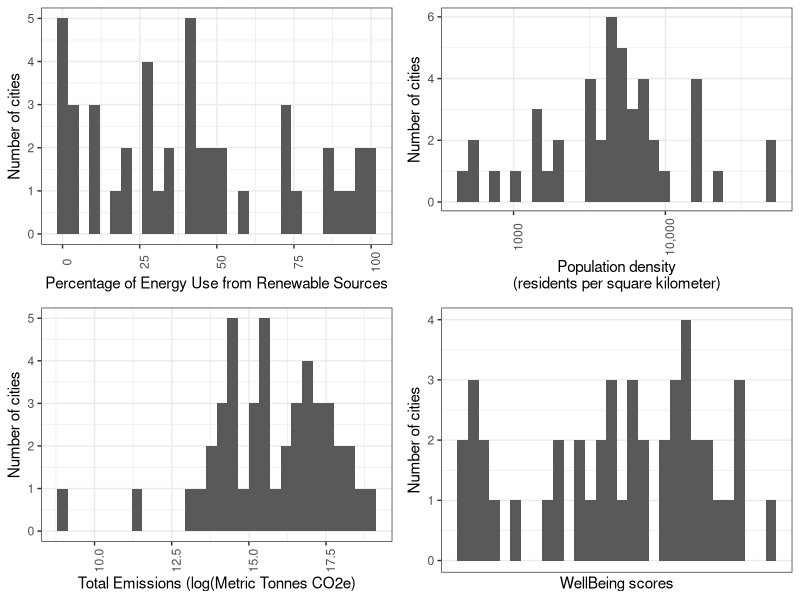
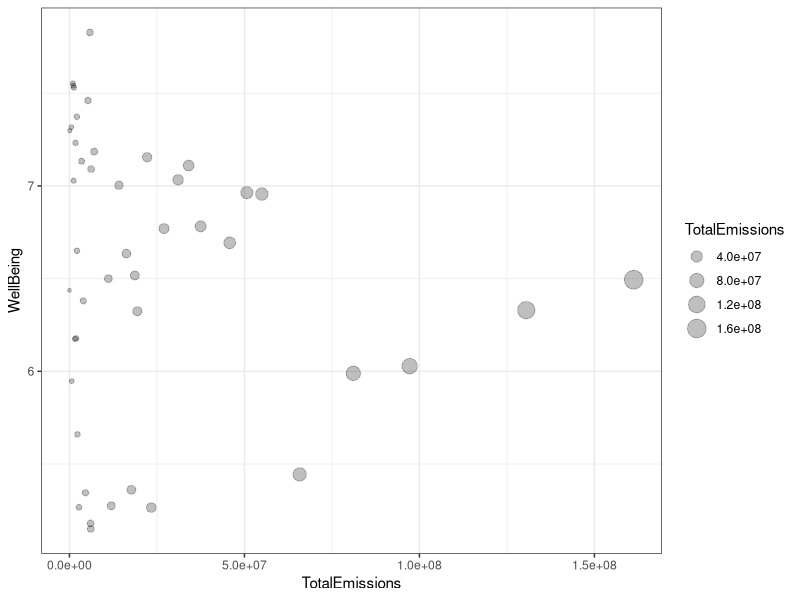
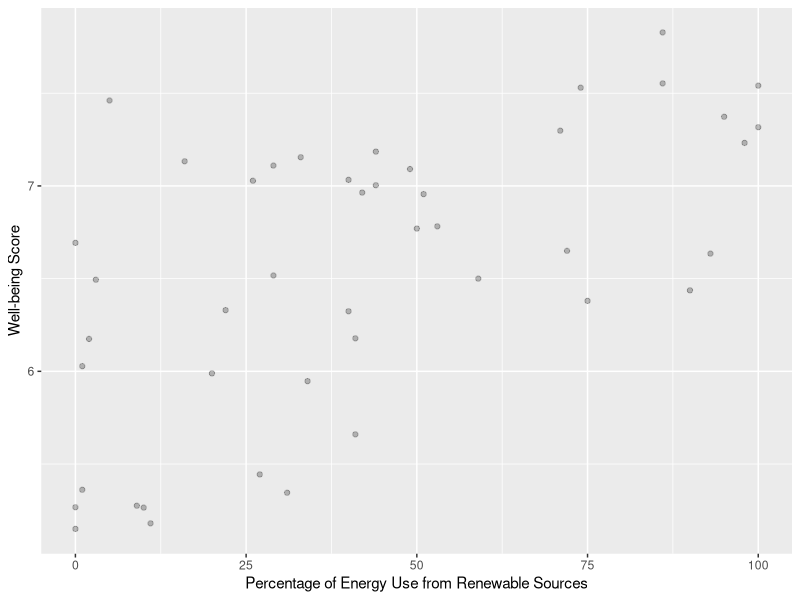

Recreate these plots in R, in order.
## ---- chunk 1
knitr::opts_chunk$set(warning = FALSE, message = FALSE, echo = TRUE)
## ---- chunk 2
library(tidyverse)
library(sf)
library(knitr)
library(readxl)
library(gridExtra)
## ---- chunk 3
main <- st_read("values_variablesonly.xlsx")
total <- st_read("combinedmain_valuesonlyr.csv")
## ---- chunk 4
kable(head(total))
## ---- chunk 5
kable(head(main))
## ---- chunk 6
data <- read_xlsx(path = "values_variablesonly.xlsx", 
                      sheet = "Sheet1") %>%
  mutate(log_emissions = log(TotalEmissions))
energy_t_test <- t.test(data$PercentRenew)
dens_t_test <- t.test(data$PopulationDensity)
emission_t_test <- t.test(data$TotalEmissions)
wellbeing_t_test <- t.test(data$WellBeing)
## ---- chunk 7

energy_quartiles <- quantile(data$PercentRenew, na.rm = TRUE)
dens_quartiles <- quantile(data$PopulationDensity, na.rm = TRUE)
emission_quartiles <- quantile(data$TotalEmissions, na.rm = TRUE)
wellbeing_quartiles <- quantile(data$WellBeing, na.rm = TRUE)

energy_dev <- sd(data$PercentRenew, na.rm = TRUE)
dens_dev <- sd(data$PopulationDensity, na.rm = TRUE)
emission_dev <- sd(data$TotalEmissions, na.rm = TRUE)
wellbeing_dev <- sd(data$WellBeing, na.rm = TRUE)

energy_hist <- ggplot(data) +
  geom_histogram(aes(x = PercentRenew),
                 bins = 30)

dens_hist <- ggplot(data) +
  geom_histogram(aes(x = PopulationDensity),
                 bins = 30) +
  scale_x_continuous(trans = "log")

emission_hist <- ggplot(data) +
  geom_histogram(aes(x = log_emissions),
                 bins = 30)

wellbeing_hist <- ggplot(data) +
  geom_histogram(aes(x = WellBeing),
                 bins = 30)
## ---- chunk 8

cont_summary <- tibble(`Variable` = c("Percentage of Energy Use from Renewable Sources", 
               "Population density (people per square kilometers)", 
               "Total Emissions (metric tonnes CO2e)",
               "WellBeing scores"),

`Sample mean` = c(energy_t_test$estimate,
                    dens_t_test$estimate,
                    emission_t_test$estimate,
                    wellbeing_t_test$estimate* 1000),

`Population mean (95% confidence) - low` = 
    c(energy_t_test$conf.int[1],
      dens_t_test$conf.int[1],
      emission_t_test$conf.int[1],
      wellbeing_t_test$conf.int[1]* 1000),
`Population mean (95% confidence) - high` =
    c(energy_t_test$conf.int[2],
      dens_t_test$conf.int[2],
      emission_t_test$conf.int[2],
      wellbeing_t_test$conf.int[2] * 1000),
`Median` = c(energy_quartiles[3],
             dens_quartiles[3],
             emission_quartiles[3],
             wellbeing_quartiles[3] * 1000),
`Interquartile range` = c(energy_quartiles[4] - energy_quartiles[2],
                            dens_quartiles[4] - dens_quartiles[2],
                            emission_quartiles[4] - emission_quartiles[2],
                            wellbeing_quartiles[4] - wellbeing_quartiles[2]* 1000),
`Standard deviation` = c(energy_dev,
                          dens_dev,
                          emission_dev,
                          wellbeing_dev* 1000))

kable(cont_summary, digits = 0)
## ---- chunk 9

pretty_energy_hist <- energy_hist +
  theme_bw() +
  scale_x_continuous(name = "Percentage of Energy Use from Renewable Sources") +
  scale_y_continuous(name = "Number of cities") +
  theme(axis.text.x = element_text(angle = 90))

pretty_dens_hist <- dens_hist +
  theme_bw() + 
  scale_x_continuous(name = "Population density\n(residents per square kilometer)",
                     trans = "log",
                     breaks = c(0.1, 1, 10, 100, 1000, 10000),
                     labels = c("0.1", "1", "10", "100", "1000", "10,000")) +
  scale_y_continuous(name = "Number of cities") +
  theme(axis.text.x = element_text(angle = 90))

pretty_emission_hist = emission_hist +
  theme_bw() +
  scale_x_continuous(name = "Total Emissions (log(Metric Tonnes CO2e)") +
  scale_y_continuous(name = "Number of cities") +
  theme(axis.text.x = element_text(angle = 90)) 

pretty_wellbeing_hist = wellbeing_hist +
  theme_bw() +
  scale_x_continuous(name = "WellBeing scores",
                     breaks = seq(0, 0.3, by=.05),
                     labels = seq(0, 300, by = 50)) +
  scale_y_continuous(name = "Number of cities") +
  theme(axis.text.x = element_text(angle = 90))

grid.arrange(pretty_energy_hist, pretty_dens_hist, pretty_emission_hist, pretty_wellbeing_hist,
             ncol = 2, nrow = 2)
## ---- chunk 10
pct_C40 <- t.test(main$C40_Status == "C40")
pct_nonC40 <- t.test(main$C40_Status == "No")
## ---- chunk 11
cat_summary_C40 <- tibble(`C40 Cities` = 
                              c("C40",
                                "Non C40"),
                            `Sample proportion` = 
                              c(pct_C40$estimate * 100,
                                pct_nonC40$estimate *100),
                            `95-percent confidence - low` = 
                              c(pct_C40$conf.int[1] * 100,
                                pct_nonC40$conf.int[1] * 100),
                            `95-percent confidence - high` = 
                              c(pct_C40$conf.int[2] * 100,
                                pct_nonC40$conf.int[2] * 100))

kable(cat_summary_C40, digits = 0)
## ---- chunk 12
pct_VAdone <- t.test(main$Vadone == "Yes")
pct_VAinprogress <- t.test(main$Vadone == "In progress")
pct_VAno <-  t.test(main$Vadone == "No")
## ---- chunk 13

cat_summary_VAdone <- tibble(`Conducted Vulnerability Assessment?` = 
                              c("Yes",
                                "In Progress",
                                "No"),
                            `Sample proportion` = 
                              c(pct_VAdone$estimate * 100,
                                pct_VAinprogress$estimate * 100,
                                pct_VAno$estimate * 100),
                            `95-percent confidence - low` = 
                              c(pct_VAdone$estimate * 100,
                                pct_VAinprogress$estimate * 100,
                                pct_VAno$estimate * 100),
                            `95-percent confidence - high` = 
                              c(pct_VAdone$conf.int[2] * 100,
                                pct_VAinprogress$conf.int[2] * 100,
                                pct_VAno$conf.int[2] * 100))

kable(cat_summary_VAdone, digits = 0)
## ---- chunk 14
cor.test(~ WellBeing + TotalEmissions, data = main)
## ---- chunk 15
wb_emissions_model <- lm(WellBeing ~ TotalEmissions, data = main)

summary(wb_emissions_model)
## ---- chunk 16
ggplot(main) +
  geom_point(aes(x = TotalEmissions, 
                 y = WellBeing,
                 size = TotalEmissions),
             alpha = 0.25) +
  theme_bw()
## ---- chunk 17
cor.test(~ WellBeing + PopulationDensity, data = main)
## ---- chunk 18
wb_popdens_model <- lm(WellBeing ~ PopulationDensity, data = main)

summary(wb_popdens_model)
## ---- chunk 19
cor.test(~ WellBeing + PercentRenew, data = main)
## ---- chunk 20
wb_energy_model <- lm(WellBeing ~ PercentRenew, data = main)

summary(wb_energy_model)
## ---- chunk 21
ggplot(main) +
  geom_point(aes(x = PercentRenew, 
                 y = WellBeing),
             alpha = 0.25) +
  labs(y="Well-being Score", x = "Percentage of Energy Use from Renewable Sources")
  theme_bw()
## ---- chunk 22
cor.test(~ PopulationDensity + TotalEmissions, data = main)
## ---- chunk 23
popdens_te_model <- lm(PopulationDensity ~ TotalEmissions, data = main)

summary(popdens_te_model)
## ---- chunk 24
cor.test(~ TotalEmissions + PercentageRenewable, data = data)
## ---- chunk 25
te_energy_model <- lm(TotalEmissions ~ PercentageRenewable, data = main)

summary(te_energy_model)
## ---- chunk 26
t.test(WellBeing ~ C40_Status, main)
## ---- chunk 27
wb_c40_model <- lm(WellBeing ~ C40_Status, data = main)

summary(wb_c40_model)

## ---- chunk 28
t.test(WellBeing ~ Vacommenced, data = main)
## ---- chunk 29
wb_va_model <- lm(WellBeing ~ Vadone, data = main)

summary(wb_va_model)
